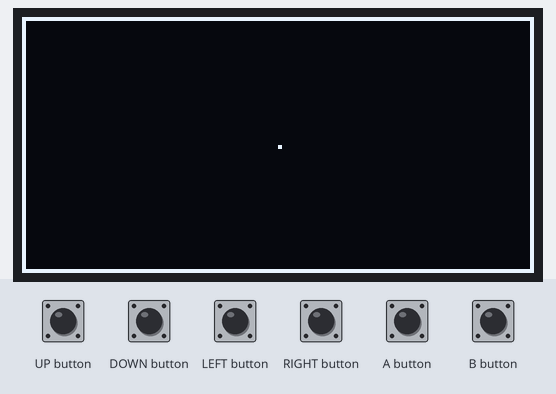
Bench run of a sketch on a simulated Arduboy, built with avr-gcc and run on an emulated ATmega32U4. Parts: 128×64 one-colour display. Inputs (shaded band) come from the test bench.

Above: at 1.2 s.
1.3 s: UP button pressed for 1 s
At 2.5 s:
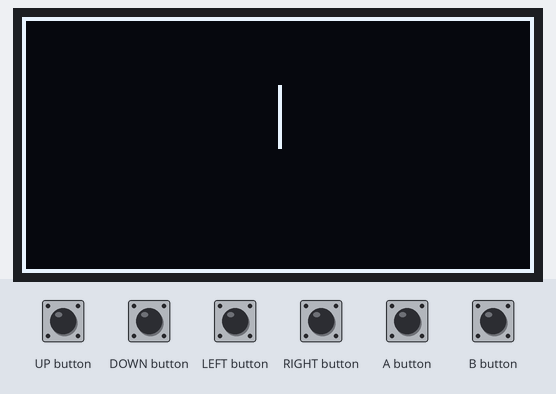
3.8 s: LEFT button pressed for 0.15 s
5.4 s: DOWN button pressed for 0.15 s
7.0 s: RIGHT button pressed for 0.15 s
8.6 s: DOWN button pressed for 1 s
11.1 s: LEFT button pressed for 1 s
At 13.3 s:
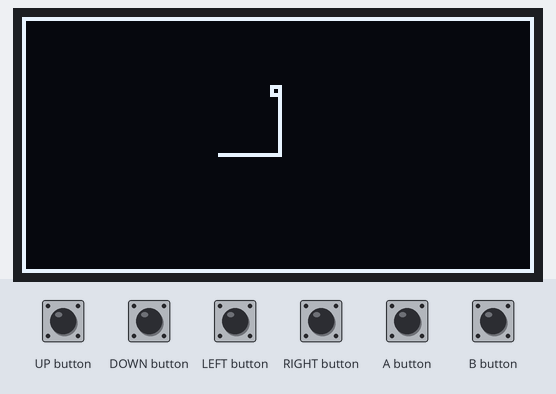
Timing chart, 0 to 14.6 s (numbered marks = the images above; inputs shaded):
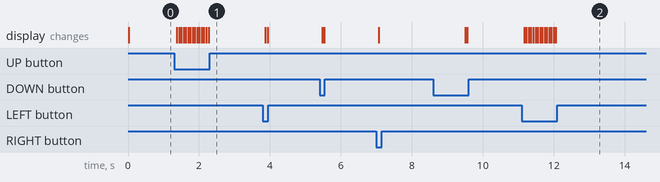

The sketch:

Etch-A-Sketch.ino
```cpp
#include <Arduboy2.h>
Arduboy2 arduboy;

Point cursor;

void setup() {

    arduboy.begin();

    cursor.y = arduboy.height() / 2;
    cursor.x = arduboy.width() / 2;

    arduboy.clear();
    arduboy.drawRect(0, 0, arduboy.width(), arduboy.height(), WHITE);

}

void loop() {

    if ( !arduboy.nextFrame() ) return;
    arduboy.pollButtons();


    // Highligh the pixel at the cursor ..

    arduboy.drawPixel(cursor.x, cursor.y, WHITE);


    // Control the cursor ..

    if (arduboy.frameCount % 4 == 0) {

        if (arduboy.pressed(LEFT_BUTTON) && cursor.x > 1) {
            cursor.x--;
        }

        if (arduboy.pressed(RIGHT_BUTTON) && cursor.x < arduboy.width() - 2) {
            cursor.x++;
        }

        if (arduboy.pressed(UP_BUTTON)) {
            cursor.y--;
        }

        if (arduboy.pressed(DOWN_BUTTON)) {
            cursor.y++;
        }

    }

    arduboy.display();

}
```

Measured:
- after the input at 1.3 s, the display: first changes after 0.08 s (image 1 shows a later state)
- after the input at 11.1 s, the display: first changes after 0.07 s (image 2 shows a later state)
